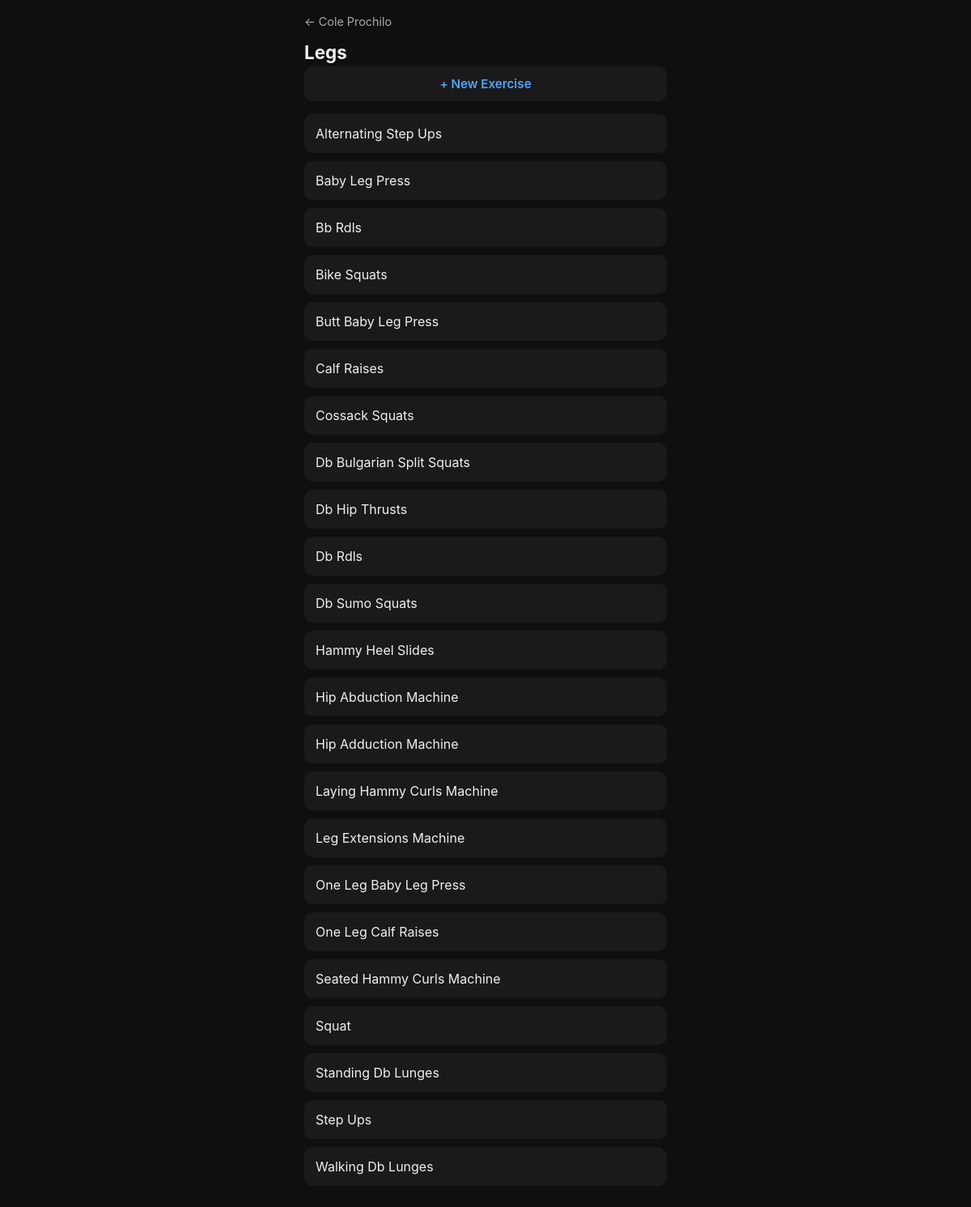
The page /user/1/muscle/legs on the database its author committed.
### tables this page shows
CREATE TABLE users (
    user_id       INTEGER PRIMARY KEY AUTOINCREMENT,
    username      TEXT NOT NULL UNIQUE,
    password_hash TEXT NOT NULL,
    date_created  TEXT NOT NULL
);

CREATE TABLE "exercises" (
    exercise_id   INTEGER PRIMARY KEY AUTOINCREMENT,
    primary_name  TEXT NOT NULL,
    muscle_group  TEXT,
    user_id       INTEGER REFERENCES users(user_id)
);

### web_app.py (the view)
@app.route("/user/<int:user_id>/muscle/<group>")
def muscle_group(user_id, group):
    with get_conn() as conn:
        user = conn.execute("SELECT username FROM users WHERE user_id = ?", (user_id,)).fetchone()
        exercises = conn.execute(
            "SELECT exercise_id, primary_name FROM exercises WHERE muscle_group = ? AND user_id = ? ORDER BY primary_name",
            (group, user_id)
        ).fetchall()
    return render_template("muscle_group.html", user_id=user_id, username=user[0],
                           group=group, exercises=exercises)

### db.py (called while the page is built)
def get_conn():
    conn = sqlite3.connect(DB_PATH)
    conn.execute("PRAGMA foreign_keys = ON")
    return conn

### templates/muscle_group.html
{% extends "base.html" %}
{% block content %}
<a class="back-link" href="{{ url_for('user_home', user_id=user_id) }}">← {{ username.title() }}</a>
<h1>{{ group.title() }}</h1>
<a href="{{ url_for('create_exercise', user_id=user_id, group=group) }}" style="display:block; text-align:center; background:#1a1a1a; color:#4da6ff; border-radius:10px; padding:12px; margin-bottom:16px; font-size:0.95rem; font-weight:600; text-decoration:none;">+ New Exercise</a>
{% for exercise_id, primary_name in exercises %}
<div class="card">
  <a href="{{ url_for('exercise_history', user_id=user_id, exercise_id=exercise_id) }}">{{ primary_name.title() }}</a>
</div>
{% endfor %}
{% endblock %}

### templates/base.html (style rules this page uses)
* { box-sizing: border-box; margin: 0; padding: 0; }
body { font-family: -apple-system, BlinkMacSystemFont, sans-serif; background: #0f0f0f; color: #f0f0f0; padding: 16px; max-width: 480px; margin: 0 auto; }
h1 { font-size: 1.4rem; margin-bottom: 4px; }
a { color: #4da6ff; text-decoration: none; }
.card { background: #1a1a1a; border-radius: 10px; padding: 14px; margin-bottom: 10px; }
.card a { display: block; font-size: 1rem; color: #f0f0f0; }
.back-link { display: inline-block; margin-bottom: 16px; font-size: 0.9rem; color: #aaa; }

### rows shown on the page
users: title "Cole Prochilo"
exercises: title "Alternating Step Ups"
exercises: title "Baby Leg Press"
exercises: title "Bb Rdls"
exercises: title "Bike Squats"
exercises: title "Butt Baby Leg Press"
exercises: title "Calf Raises"
exercises: title "Cossack Squats"
exercises: title "Db Bulgarian Split Squats"
exercises: title "Db Hip Thrusts"
exercises: title "Db Rdls"
exercises: title "Db Sumo Squats"
exercises: title "Hammy Heel Slides"
exercises: title "Hip Abduction Machine"
exercises: title "Hip Adduction Machine"
exercises: title "Laying Hammy Curls Machine"
exercises: title "Leg Extensions Machine"
exercises: title "One Leg Baby Leg Press"
exercises: title "One Leg Calf Raises"
exercises: title "Seated Hammy Curls Machine"
exercises: title "Squat"
exercises: title "Standing Db Lunges"
exercises: title "Step Ups"
exercises: title "Walking Db Lunges"

### other values the page prints
{{ group.title() }} "Legs"
